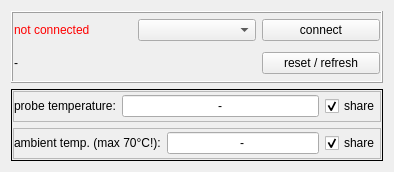
<?xml version="1.0" encoding="UTF-8"?>
<ui version="4.0">
 <class>thermocoupleWindow</class>
 <widget class="QWidget" name="thermocoupleWindow">
  <property name="geometry">
   <rect>
    <x>0</x>
    <y>0</y>
    <width>394</width>
    <height>172</height>
   </rect>
  </property>
  <property name="windowTitle">
   <string>thermocouple window</string>
  </property>
  <layout class="QGridLayout" name="gridLayout_3">
   <item row="0" column="0">
    <widget class="QFrame" name="frame_connection">
     <property name="frameShape">
      <enum>QFrame::Box</enum>
     </property>
     <property name="frameShadow">
      <enum>QFrame::Raised</enum>
     </property>
     <layout class="QGridLayout" name="gridLayout_4">
      <property name="leftMargin">
       <number>1</number>
      </property>
      <property name="topMargin">
       <number>1</number>
      </property>
      <property name="rightMargin">
       <number>1</number>
      </property>
      <property name="bottomMargin">
       <number>1</number>
      </property>
      <item row="0" column="0">
       <widget class="QLabel" name="lbl_status">
        <property name="styleSheet">
         <string notr="true">color: red;</string>
        </property>
        <property name="text">
         <string>not connected</string>
        </property>
       </widget>
      </item>
      <item row="0" column="1">
       <widget class="QComboBox" name="cob_ports"/>
      </item>
      <item row="0" column="2">
       <widget class="QPushButton" name="btn_connect">
        <property name="text">
         <string>connect</string>
        </property>
       </widget>
      </item>
      <item row="1" column="2">
       <widget class="QPushButton" name="btn_resetInfo">
        <property name="text">
         <string>reset / refresh</string>
        </property>
       </widget>
      </item>
      <item row="1" column="0" colspan="2">
       <widget class="QLabel" name="lbl_info">
        <property name="text">
         <string>-</string>
        </property>
       </widget>
      </item>
     </layout>
    </widget>
   </item>
   <item row="1" column="0">
    <widget class="QFrame" name="frame_values">
     <property name="enabled">
      <bool>true</bool>
     </property>
     <property name="frameShape">
      <enum>QFrame::Box</enum>
     </property>
     <layout class="QGridLayout" name="gridLayout_9">
      <property name="leftMargin">
       <number>1</number>
      </property>
      <property name="topMargin">
       <number>1</number>
      </property>
      <property name="rightMargin">
       <number>1</number>
      </property>
      <property name="bottomMargin">
       <number>1</number>
      </property>
      <item row="0" column="0">
       <widget class="QFrame" name="frame_probe">
        <property name="frameShape">
         <enum>QFrame::StyledPanel</enum>
        </property>
        <property name="frameShadow">
         <enum>QFrame::Raised</enum>
        </property>
        <layout class="QGridLayout" name="gridLayout">
         <property name="leftMargin">
          <number>0</number>
         </property>
         <property name="topMargin">
          <number>0</number>
         </property>
         <property name="rightMargin">
          <number>0</number>
         </property>
         <property name="bottomMargin">
          <number>0</number>
         </property>
         <item row="0" column="0">
          <widget class="QLabel" name="lbl_probeTemperature_lbl">
           <property name="text">
            <string>probe temperature:</string>
           </property>
          </widget>
         </item>
         <item row="0" column="1">
          <widget class="QLineEdit" name="txt_probeTemperature">
           <property name="text">
            <string>-</string>
           </property>
           <property name="alignment">
            <set>Qt::AlignCenter</set>
           </property>
           <property name="readOnly">
            <bool>true</bool>
           </property>
          </widget>
         </item>
         <item row="0" column="2">
          <widget class="QCheckBox" name="chb_shareProbeTemperature">
           <property name="text">
            <string>share</string>
           </property>
           <property name="checked">
            <bool>true</bool>
           </property>
          </widget>
         </item>
        </layout>
       </widget>
      </item>
      <item row="1" column="0">
       <widget class="QFrame" name="frame_ambient">
        <property name="frameShape">
         <enum>QFrame::StyledPanel</enum>
        </property>
        <property name="frameShadow">
         <enum>QFrame::Raised</enum>
        </property>
        <layout class="QGridLayout" name="gridLayout_2">
         <property name="leftMargin">
          <number>0</number>
         </property>
         <property name="topMargin">
          <number>0</number>
         </property>
         <property name="rightMargin">
          <number>0</number>
         </property>
         <property name="bottomMargin">
          <number>0</number>
         </property>
         <item row="0" column="0">
          <widget class="QLabel" name="lbl_ambientTemperature_lbl">
           <property name="text">
            <string>&lt;html&gt;&lt;head/&gt;&lt;body&gt;&lt;p&gt;ambient temp. (max 70°C!):&lt;/p&gt;&lt;/body&gt;&lt;/html&gt;</string>
           </property>
          </widget>
         </item>
         <item row="0" column="1">
          <widget class="QLineEdit" name="txt_ambientTemperature">
           <property name="text">
            <string>-</string>
           </property>
           <property name="alignment">
            <set>Qt::AlignCenter</set>
           </property>
           <property name="readOnly">
            <bool>true</bool>
           </property>
          </widget>
         </item>
         <item row="0" column="2">
          <widget class="QCheckBox" name="chb_shareAmbientTemperature">
           <property name="text">
            <string>share</string>
           </property>
           <property name="checked">
            <bool>true</bool>
           </property>
          </widget>
         </item>
        </layout>
       </widget>
      </item>
     </layout>
    </widget>
   </item>
  </layout>
 </widget>
 <resources/>
 <connections/>
</ui>
